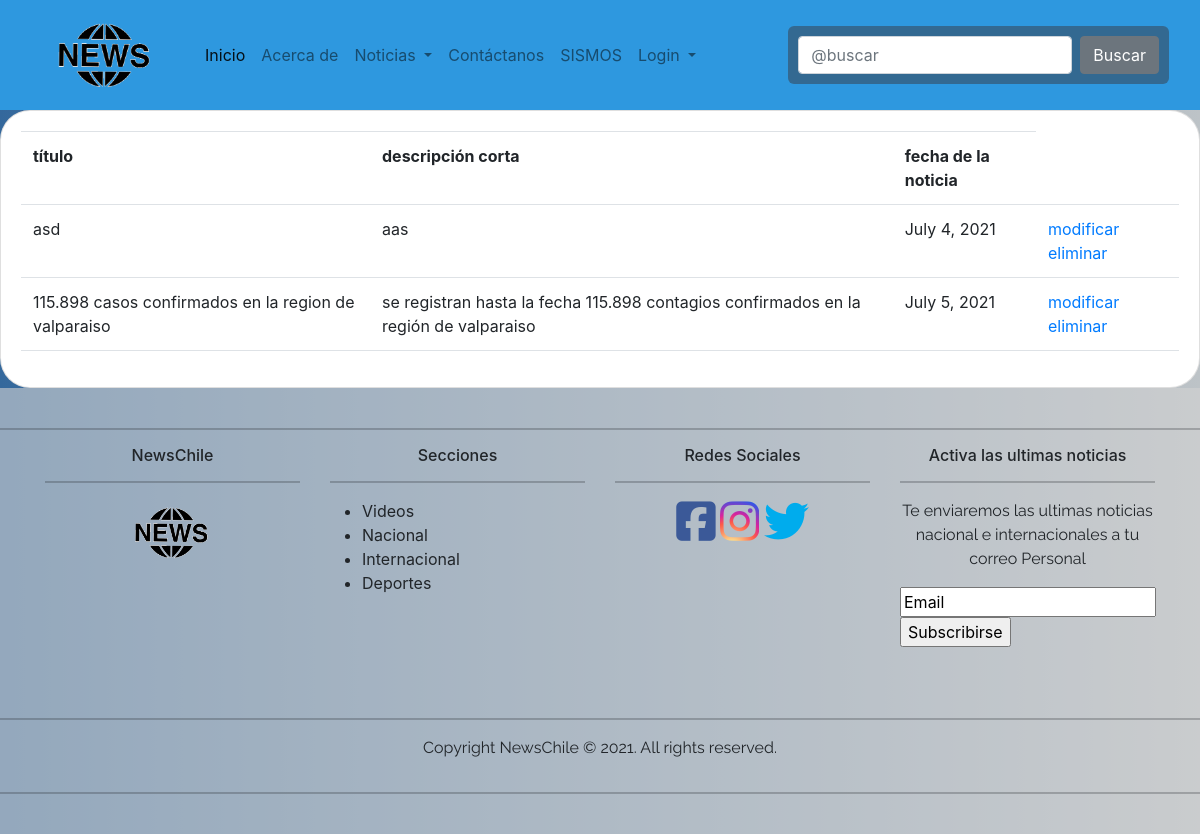
/listarNoticias/, run on the app's committed database.
### miApp/models.py (models this page shows, shortened)
class Noticias(models.Model):
    tituloNoticia = models.CharField(max_length=75)
    descripcioCorta = models.CharField(max_length=100)
    descripcioLarga = models.CharField(max_length=1000)
    fechaNoticia = models.DateField()
    imagen = models.ImageField(upload_to="productos", null=True)

### miApp/views.py (the view)
# urls.py: path('listarNoticias/', listarNoticias, name="listarNoticias"),
def listarNoticias(request):
    noticias = Noticias.objects.all()
    data = {
        'noticias': noticias
    }
    return render(request, 'miApp/crudNoticia/listarNoticias.html', data)

### miApp/templates/miApp/crudNoticia/listarNoticias.html
{% extends 'miApp/base.html' %}
{% block content %}
<div class="card">
    <div class="card-body">
        <table class="table table-responsive-sm">
            <tr>
                <th>título</th>
                <th>descripción corta</th>
                <th>fecha de la noticia</th>
            </tr>
            {% for n in noticias %}
            <tr>
                <td>{{ n.tituloNoticia }}</td>
                <td>{{ n.descripcioCorta }}</td>
                <td>{{ n.fechaNoticia }}</td>
                <td>
                    <a href="{% url 'modificarNoticia' n.id %}">modificar</a>
                    <a href="{% url 'eliminarNoticia' n.id %}">eliminar</a>
                </td>
            </tr>
            {% endfor %}
        </table>
    </div>
</div>
{% endblock %}

### miApp/static/miApp/estilo/style.css (style rules this page uses)
body { background: #bdc3c7; background: -webkit-linear-gradient(to right, #468f7f, #bdc3c7); background: linear-gradient(to right, #34689c, #bdc3c7); }
.card { border-radius: 30px; }

### data on the page
Noticias: tituloNoticia "asd", descripcioCorta "aas", fechaNoticia "July 4, 2021"
Noticias: tituloNoticia "115.898 casos confirmados en la region de valparaiso", descripcioCorta "se registran hasta la fecha 115.898 contagios confirmados en la región de valparaiso", fechaNoticia "July 5, 2021"
